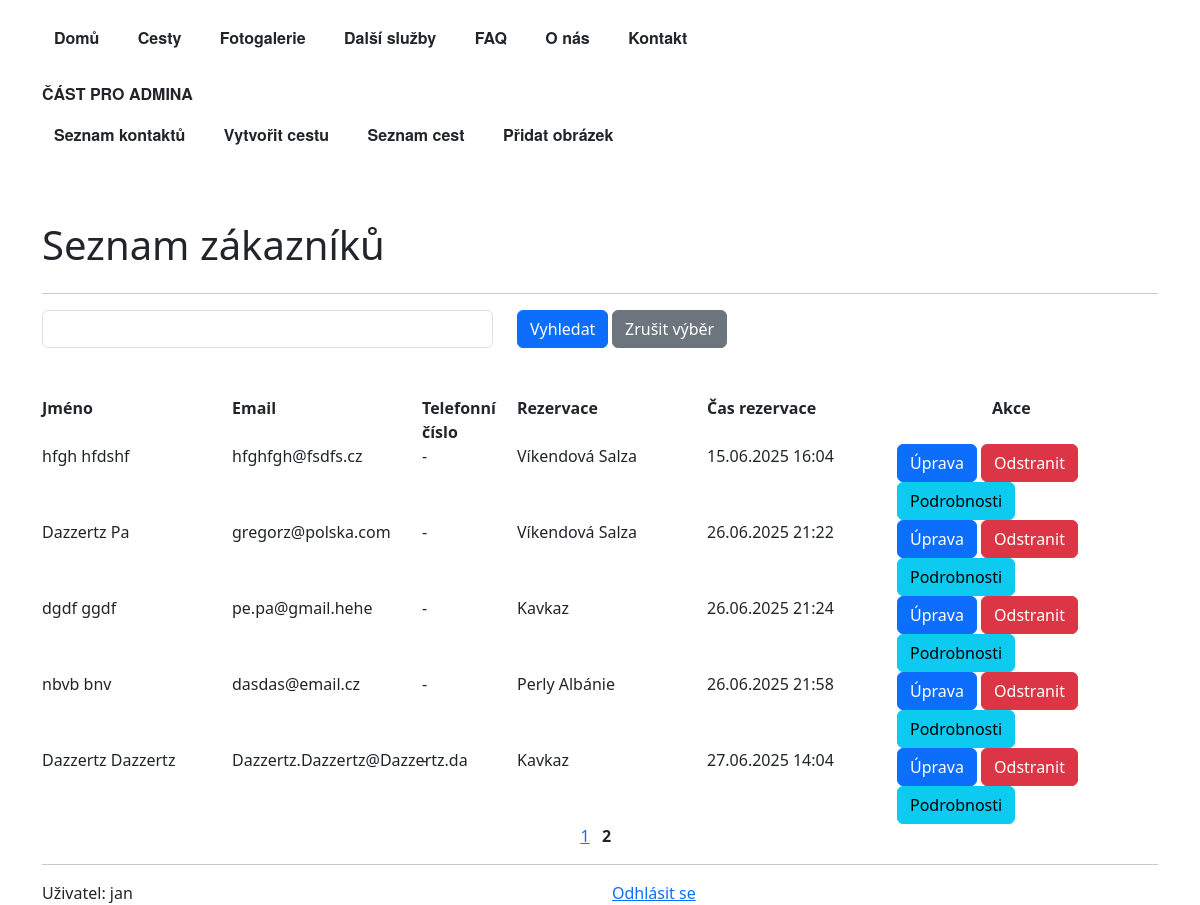
The app's page /webapp/customer-list/?page=2 (signed in), older data.
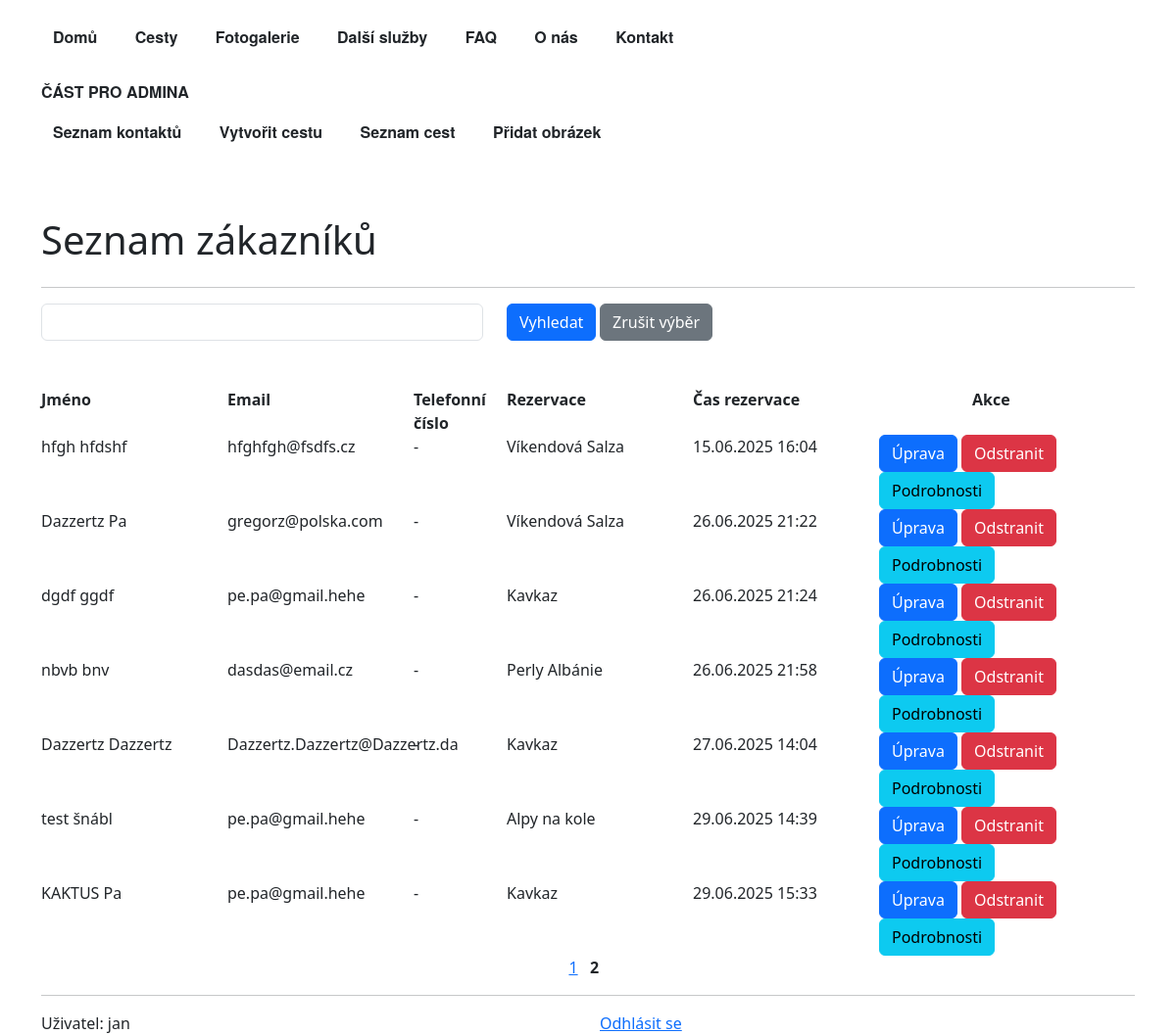
The same page, newer data.
### webapp/models.py (models this page shows, shortened)
class Customer(models.Model):
    customer_id = models.AutoField(primary_key=True)
    customer_first_name = models.CharField(max_length=64)
    customer_last_name = models.CharField(max_length=64)
    customer_count = models.PositiveIntegerField(default=1, validators=[MaxValueValidator(30)],)
    customer_email = models.EmailField(null=True, blank=True)
    customer_phone = models.CharField(max_length=14, null=True, blank=True, validators=[MinLengthValidator(9)])
    customer_message = models.TextField(null=True, blank=True)
    customer_trip = models.ForeignKey('Trip', on_delete=models.CASCADE,
                                      null=True, blank=True, related_name='customer_trip')
    created = models.DateTimeField(auto_now_add=True)
    objects = CustomerManager()
    @property
    def full_name(self):
        return f"{self.customer_first_name} {self.customer_last_name}"

class Trip(models.Model):
    trip_id = models.AutoField(primary_key=True)
    trip_name = models.CharField(max_length=256)
    trip_short_description = models.TextField(null=True, blank=True)
    trip_description = models.TextField(null=True, blank=True)
    start_time = models.CharField(null=True, blank=True, max_length=30) #not date field at the clients request
    end_time = models.CharField(null=True, blank=True, max_length=30) #vague dates preferred - start of june
    price = models.IntegerField(null=True, blank=True)
    image = models.ImageField(upload_to='', null=True, blank=True)
    thumbnail = models.ImageField(upload_to='', null=True, blank=True)

### webapp/views.py (the view)
# urls.py: path("customer-list/", CustomerListingView.as_view(), name='customer_list'),
class CustomerListingView(LoginRequiredMixin, UserRightsMixin, ListView):
    template_name = "customer_list.html"
    model = Customer
    paginate_by = 15
    access_rights = ["test"]
    query_string = None
    def get(self, request, *args, **kwargs):
        print("GET: ", self.request.GET)
        self.query_string = self.request.GET.get("search")
        print(self.query_string)
        print("KWARGS: ", self.kwargs)
        return super().get(request, *args, **kwargs)
    def get_context_data(self, *, object_list=None, **kwargs):
        context = super().get_context_data(object_list=object_list, **kwargs)
        context ["trips"] = Trip.objects.all()
        context ["form"] = CustomerNameSearchForm()
        context.update(self.get_context_rights())
        return context
    def get_queryset(self):
        queryset = super().get_queryset()
        queryset = queryset.search(self.query_string)
        return queryset

### webapp/forms.py
class CustomerNameSearchForm(forms.Form):
    search = forms.CharField(
        max_length=40,
        widget=forms.TextInput(attrs={"class": "form-control"}),
    )

### webapp/models.py (called while the page is built)
    def search(self, query):
        if query:
            return self.filter(
                Q(customer_first_name__icontains=query) |
                Q(customer_last_name__icontains=query)
            ).distinct()
        return self

    def get_queryset(self):
        return CustomerQuerySet(self.model, using=self._db)

### webapp/templatetags/none.py (called while the page is built)
@register.filter
def none(value):
    convert_to_str = str(value)
    if convert_to_str == "None":
        return "-"
    else:
        pass
    return value

### webapp/utils/context_processors/group_access.py (called while the page is built)
def is_member_of_group(user, group_name):
    if isinstance(group_name, str):
        rights_exist = user.groups.filter(name=group_name).exists()
    else:
        rights_exist = user.groups.filter(name__in=group_name).exists()
    return rights_exist

    def user_has_rights(self, user):
        return is_member_of_group(user, self.access_rights)

    def get_context_rights(self):
        context = {
            'user_has_rights': self.user_has_rights(self.request.user),
        }
        return context

### webapp/templates/customer_list.html (shortened to what this page needs)
{% extends "base_with_bootstrap.html" %}
{% load bootstrap5 %}
{% load none %}
{% block hlavni_nadpis %} Seznam zákazníků{% endblock %}
{% block content %}
    {% if user_has_rights %}
    <hr>
    <form method="get" action=".">
        <div class="row">
            <div class="col-5">{{ form.search }}</div>
            <div class="col-1"><button type="submit" class="btn btn-primary">Vyhledat</button></div>
            <div class="col-2"><a href="{% url 'webapp:customer_list' %}" class="btn btn-secondary">Zrušit výběr</a></div>
        </div>
    </form>
    <br>
    <br>
    <div class="row">
        <div class="col-2"><b>Jméno</b></div>
        <div class="col-2"><b>Email</b></div>
        <div class="col-1"><b>Telefonní číslo</b></div>
        <div class="col-2"><b>Rezervace</b></div>
        <div class="col-2"><b>Čas rezervace</b></div>
        <div class="col-2 offset-1"><b>Akce</b></div>
    </div>
    {% for customer in object_list%}
    <div class="row">
        <div class="col-2">{{customer.full_name|none}}</div>
        <div class="col-2">{{customer.customer_email|none}}</div>
        <div class="col-1">{{customer.customer_phone|none}}</div>
        <div class="col-2">{{customer.customer_trip.trip_name}}</div>
        <div class="col-2">{{ customer.created|date:"d.m.Y H:i"}}</div>
         <div class="col-3">
            <a href="{% url 'webapp:customer_update' customer.pk %}" class="btn btn-primary"> Úprava </a>
             <a href="{% url 'webapp:customer_delete' customer.pk %}" class=" btn btn-danger"> Odstranit </a>
             <a href="{% url 'webapp:customer_detail' customer.pk %}" class=" btn btn-info"> Podrobnosti </a>
         </div>
    </div>
    {% endfor %}
    {% include "snippets/pagination_v3.html" %}
    {% else %}
        {%include "snippets/no_access.html" %}
    {% endif %}
{% endblock %}

Row changes from the older to the newer data that the page shows:
added Customer: full_name|none "test šnábl", customer_email|none "pe.pa@gmail.hehe", customer_phone|none "-", customer_trip.trip_name "Alpy na kole", created "29.06.2025 14:39"
added Customer: full_name|none "KAKTUS Pa", customer_email|none "pe.pa@gmail.hehe", customer_phone|none "-", customer_trip.trip_name "Kavkaz", created "29.06.2025 15:33"
